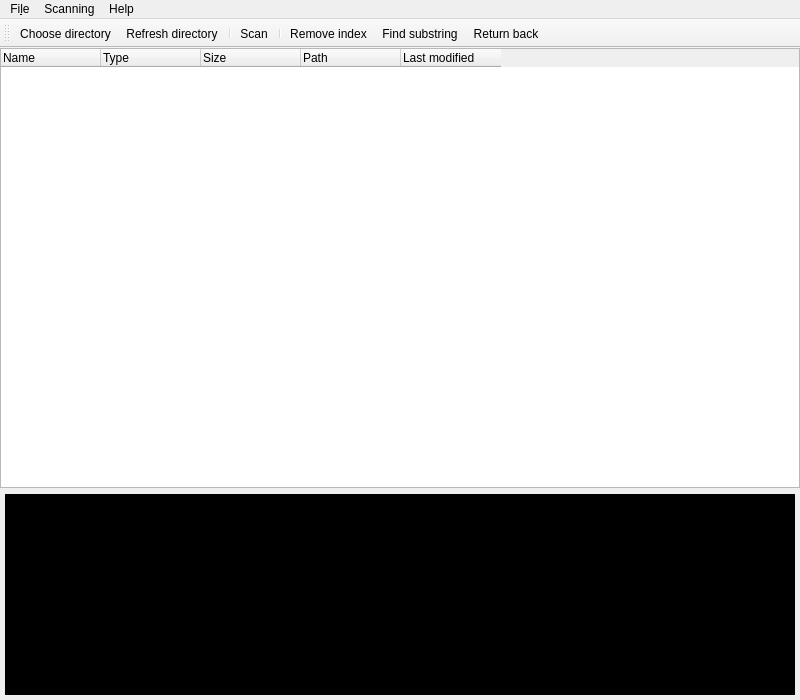
<?xml version="1.0" encoding="UTF-8"?>
<ui version="4.0">
 <class>MainWindow</class>
 <widget class="QMainWindow" name="MainWindow">
  <property name="geometry">
   <rect>
    <x>0</x>
    <y>0</y>
    <width>800</width>
    <height>700</height>
   </rect>
  </property>
  <property name="windowTitle">
   <string>MainWindow</string>
  </property>
  <widget class="QWidget" name="centralWidget">
   <layout class="QHBoxLayout" name="horizontalLayout">
    <property name="leftMargin">
     <number>0</number>
    </property>
    <property name="topMargin">
     <number>0</number>
    </property>
    <property name="rightMargin">
     <number>0</number>
    </property>
    <property name="bottomMargin">
     <number>0</number>
    </property>
    <item>
     <layout class="QVBoxLayout" name="verticalLayout_2">
      <item>
       <widget class="QTreeWidget" name="treeWidget">
        <property name="sizePolicy">
         <sizepolicy hsizetype="Expanding" vsizetype="Expanding">
          <horstretch>0</horstretch>
          <verstretch>0</verstretch>
         </sizepolicy>
        </property>
        <property name="minimumSize">
         <size>
          <width>798</width>
          <height>432</height>
         </size>
        </property>
        <attribute name="headerMinimumSectionSize">
         <number>100</number>
        </attribute>
        <attribute name="headerStretchLastSection">
         <bool>false</bool>
        </attribute>
        <column>
         <property name="text">
          <string>Name</string>
         </property>
        </column>
        <column>
         <property name="text">
          <string>Type</string>
         </property>
        </column>
        <column>
         <property name="text">
          <string>Size</string>
         </property>
        </column>
        <column>
         <property name="text">
          <string>Path</string>
         </property>
        </column>
        <column>
         <property name="text">
          <string>Last modified</string>
         </property>
        </column>
       </widget>
      </item>
      <item>
       <widget class="QLabel" name="label">
        <property name="sizePolicy">
         <sizepolicy hsizetype="Preferred" vsizetype="Fixed">
          <horstretch>0</horstretch>
          <verstretch>0</verstretch>
         </sizepolicy>
        </property>
        <property name="minimumSize">
         <size>
          <width>798</width>
          <height>206</height>
         </size>
        </property>
        <property name="autoFillBackground">
         <bool>false</bool>
        </property>
        <property name="styleSheet">
         <string notr="true">QLabel { background-color : black; color: white; margin: 0px 5px 5px 5px;}</string>
        </property>
        <property name="text">
         <string/>
        </property>
        <property name="scaledContents">
         <bool>false</bool>
        </property>
        <property name="alignment">
         <set>Qt::AlignBottom|Qt::AlignLeading|Qt::AlignLeft</set>
        </property>
        <property name="wordWrap">
         <bool>true</bool>
        </property>
        <property name="margin">
         <number>5</number>
        </property>
        <property name="indent">
         <number>0</number>
        </property>
       </widget>
      </item>
     </layout>
    </item>
   </layout>
  </widget>
  <widget class="QMenuBar" name="menuBar">
   <property name="geometry">
    <rect>
     <x>0</x>
     <y>0</y>
     <width>800</width>
     <height>20</height>
    </rect>
   </property>
   <widget class="QMenu" name="menuFile">
    <property name="title">
     <string>Fi&amp;le</string>
    </property>
    <addaction name="actionChoose"/>
    <addaction name="actionRefresh"/>
    <addaction name="actionExit"/>
   </widget>
   <widget class="QMenu" name="menuHelp">
    <property name="title">
     <string>Help</string>
    </property>
    <addaction name="actionAbout"/>
   </widget>
   <widget class="QMenu" name="menuScanning">
    <property name="title">
     <string>Scanning</string>
    </property>
    <addaction name="actionScan"/>
   </widget>
   <addaction name="menuFile"/>
   <addaction name="menuScanning"/>
   <addaction name="menuHelp"/>
  </widget>
  <widget class="QToolBar" name="toolBar">
   <property name="windowTitle">
    <string>toolBar</string>
   </property>
   <attribute name="toolBarArea">
    <enum>TopToolBarArea</enum>
   </attribute>
   <attribute name="toolBarBreak">
    <bool>false</bool>
   </attribute>
   <addaction name="actionChoose"/>
   <addaction name="actionRefresh"/>
   <addaction name="separator"/>
   <addaction name="actionScan"/>
   <addaction name="separator"/>
   <addaction name="actionAgain"/>
   <addaction name="actionFindSubstring"/>
   <addaction name="actionBack"/>
  </widget>
  <action name="actionChoose">
   <property name="text">
    <string>&amp;Choose directory...</string>
   </property>
   <property name="toolTip">
    <string>Choose</string>
   </property>
   <property name="visible">
    <bool>true</bool>
   </property>
  </action>
  <action name="actionExit">
   <property name="text">
    <string>&amp;Exit</string>
   </property>
  </action>
  <action name="actionAbout">
   <property name="text">
    <string>&amp;About</string>
   </property>
  </action>
  <action name="actionScan">
   <property name="checkable">
    <bool>false</bool>
   </property>
   <property name="text">
    <string>&amp;Scan</string>
   </property>
   <property name="toolTip">
    <string>Scan</string>
   </property>
  </action>
  <action name="actionRefresh">
   <property name="text">
    <string>&amp;Refresh directory</string>
   </property>
   <property name="toolTip">
    <string>Refresh</string>
   </property>
  </action>
  <action name="actionAgain">
   <property name="text">
    <string>Remove index</string>
   </property>
   <property name="toolTip">
    <string>Remove index</string>
   </property>
   <property name="visible">
    <bool>false</bool>
   </property>
  </action>
  <action name="actionFindSubstring">
   <property name="text">
    <string>Find substring</string>
   </property>
   <property name="toolTip">
    <string>Find substring</string>
   </property>
   <property name="visible">
    <bool>false</bool>
   </property>
  </action>
  <action name="actionBack">
   <property name="text">
    <string>Return back</string>
   </property>
   <property name="toolTip">
    <string>ReturnBack</string>
   </property>
   <property name="visible">
    <bool>false</bool>
   </property>
  </action>
 </widget>
 <layoutdefault spacing="6" margin="11"/>
 <resources/>
 <connections/>
</ui>
